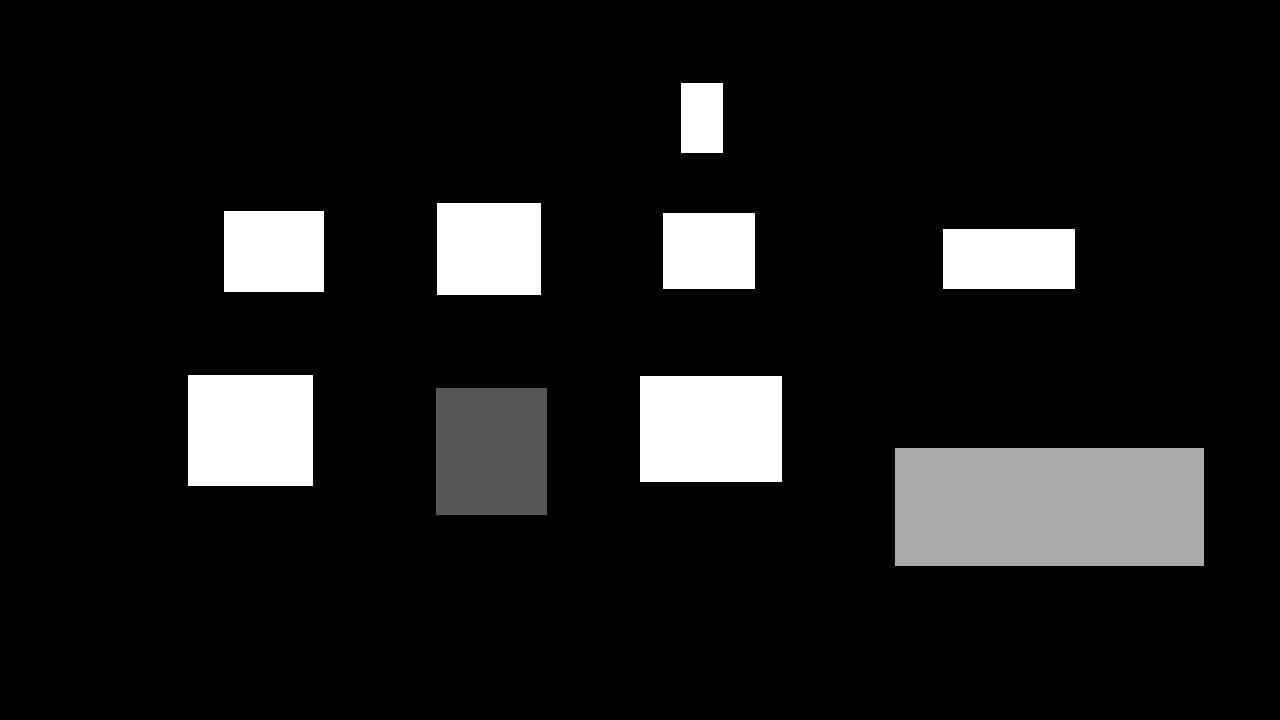
#> input picture seg_data/only_seg/gnd_truth/10_gt.png, 1280 x 720 px; its folder holds 4 pictures in this run
$ python miou.py
#> lines starting #> are read from the running program, lines starting #| are printed output that depends on the picture; after the words box and inside, x2 and y2 are one past the last pixel; in counts of white or black regions, pixels touching at a corner belong together; pictures that were not available may be replaced by others from this repository, and a replacement may not be noted
#> further down, label_mask is the input picture: shape (720, 1280); min 0, max 3, mean 0.304
import os
import shutil
import glob
import cv2
import numpy as np


def calculate_iou(gt_mask, pred_mask):
    intersection = np.logical_and(gt_mask, pred_mask)
    union = np.logical_or(gt_mask, pred_mask)
    if np.sum(union)==0:
        return 0
    iou = np.sum(intersection) / np.sum(union)
    return iou

def calculate_miou(gt_masks, pred_masks, num_classes):
#> called with num_classes = 4
    miou_sum = 0.0
    num_images = len(gt_masks)
#> num_images = 1
    for i in range(num_images):
        gt_image_masks = gt_masks[i]
        pred_image_masks = pred_masks[i]
        iou_sum = 0.0
        for class_id in range(num_classes):
            gt_class_mask = (gt_image_masks == class_id).astype(np.uint8)
            pred_class_mask = (pred_image_masks == class_id).astype(np.uint8)
            iou = calculate_iou(gt_class_mask, pred_class_mask)
            iou_sum += iou
        miou_sum += iou_sum / len(list(np.unique(gt_image_masks)))
#> this loop made 1 pass
#> miou_sum on pass 1: 1
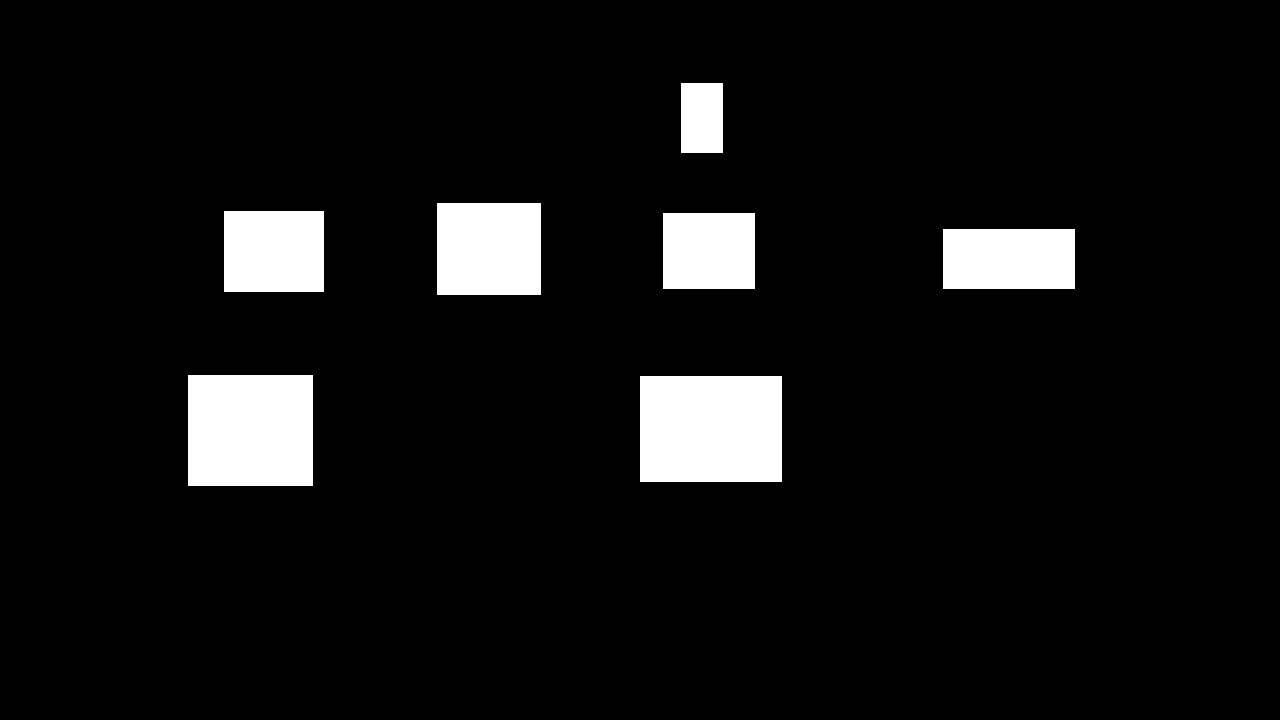
#> gt_class_mask: shape (720, 1280); values 0 (black) and 1 (white), 7% white; 7 white regions, largest, box (x1, y1, x2, y2) and area: (640, 376, 782, 482) 15052, (188, 375, 313, 486) 13875, (437, 203, 541, 295) 9568
#> after the loop, miou_sum = 1
    miou = miou_sum / num_images
#> miou = 1
    return miou


gt_masks = []
pred_masks = []
files = os.listdir('seg_data/only_seg/images/')
for file in files:
    fl_pred = file.replace('.jpg','_pred.png')
    fl_gnd = file.replace(".jpg","_gt.png")
    label_file = f"seg_data/only_seg/gnd_truth/{fl_gnd}"
    pred_file = f"seg_data/only_seg/pred/{fl_pred}"
    label_mask = cv2.imread(label_file,cv2.IMREAD_GRAYSCALE)
    pred_mask = cv2.imread(pred_file,cv2.IMREAD_GRAYSCALE)
    # pred_mask[pred_mask == 1] = 4
    # # Replace twos with ones
    # pred_mask[pred_mask == 2] = 1
    # # Replace threes (originally ones) with twos
    # pred_mask[pred_mask == 3] = 2
    # # Replace temporary value 4 with threes
    # pred_mask[pred_mask == 4] = 3

    gt_masks.append(label_mask)
    pred_masks.append(pred_mask)
    # break


num_classes = 4

miou = calculate_miou(gt_masks, pred_masks, num_classes)
#> miou = 1
print("mIoU:", miou)
#| mIoU: 1.0

$ run again, on seg_data/only_seg/gnd_truth/19_gt.png
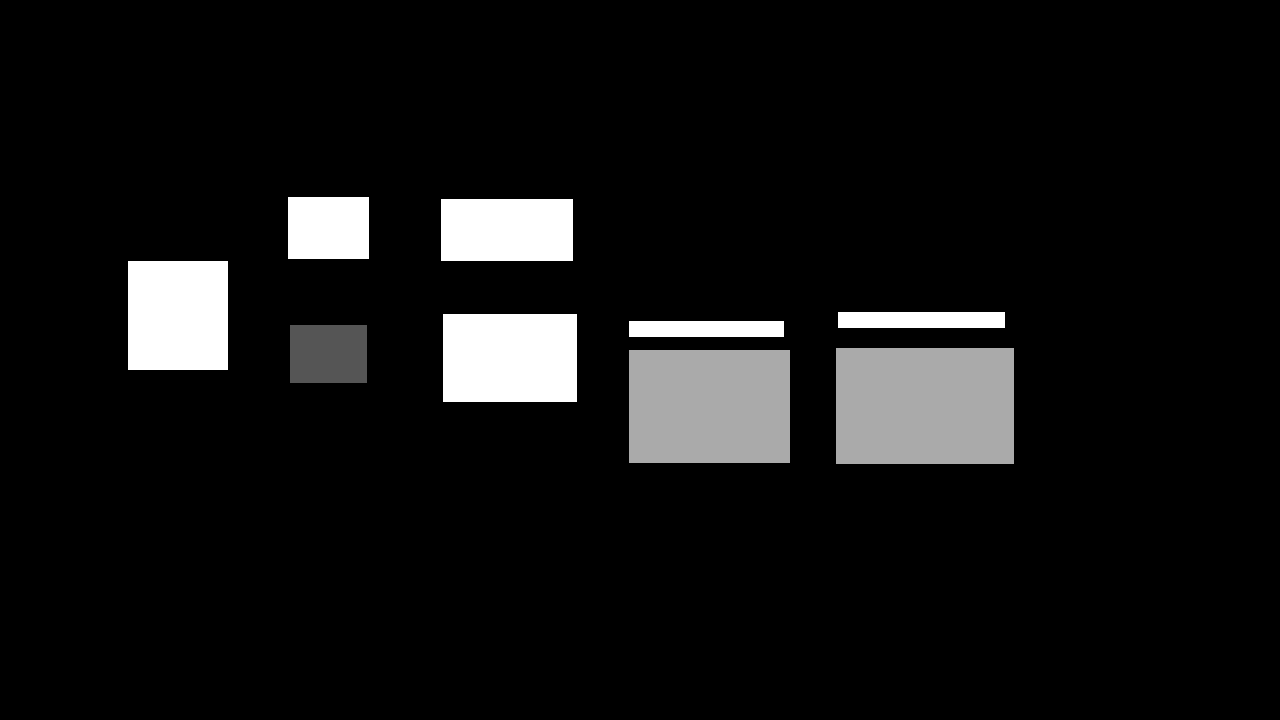
#> input picture seg_data/only_seg/gnd_truth/19_gt.png, 1280 x 720 px
#> label_mask is the input picture: shape (720, 1280); min 0, max 3, mean 0.223
#> num_images = 1
#> the loop in calculate_miou, `for i in range(num_images):` made 1 pass
#> miou_sum on pass 1: 1
#> after the loop in calculate_miou, `for i in range(num_images):`:
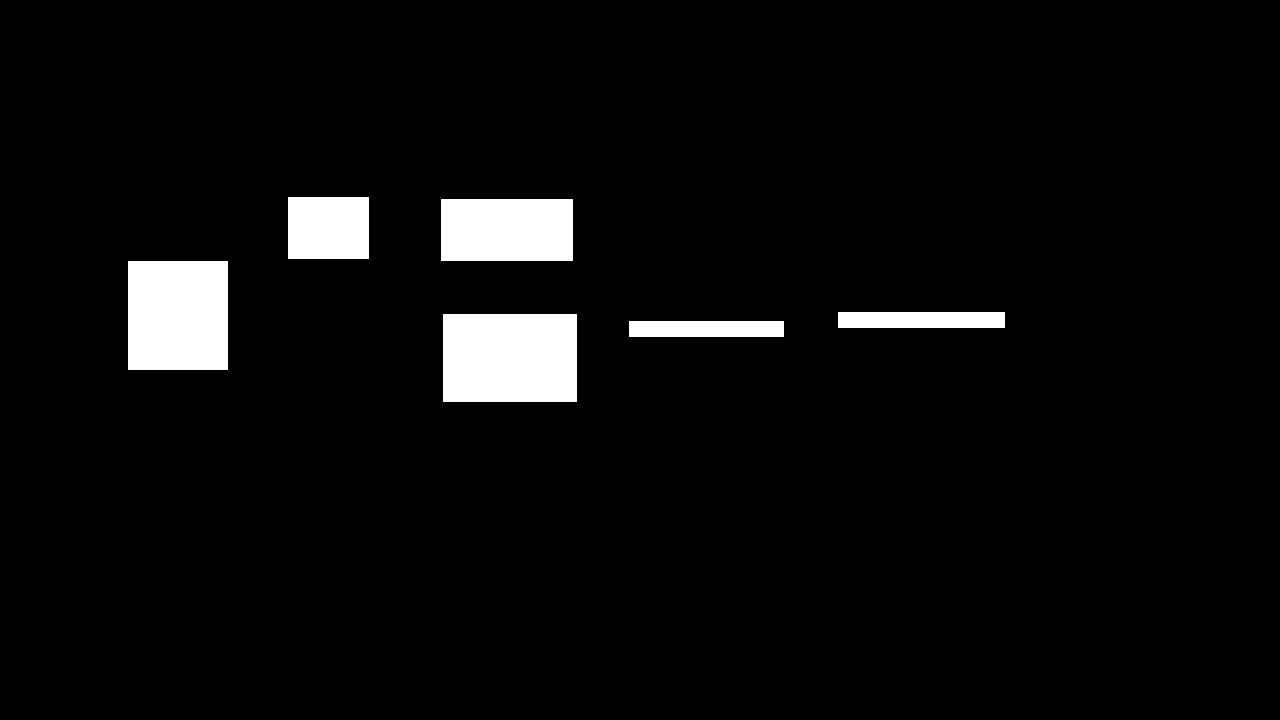
#> gt_class_mask: shape (720, 1280); values 0 (black) and 1 (white), 4.5% white; 6 white regions, box (x1, y1, x2, y2) and area: (443, 314, 577, 402) 11792, (128, 261, 228, 370) 10900, (441, 199, 573, 261) 8184, (288, 197, 369, 259) 5022, (838, 312, 1005, 328) 2672, (629, 321, 784, 337) 2480
#| mIoU: 1.0

$ run again, on seg_data/only_seg/gnd_truth/1_gt.png
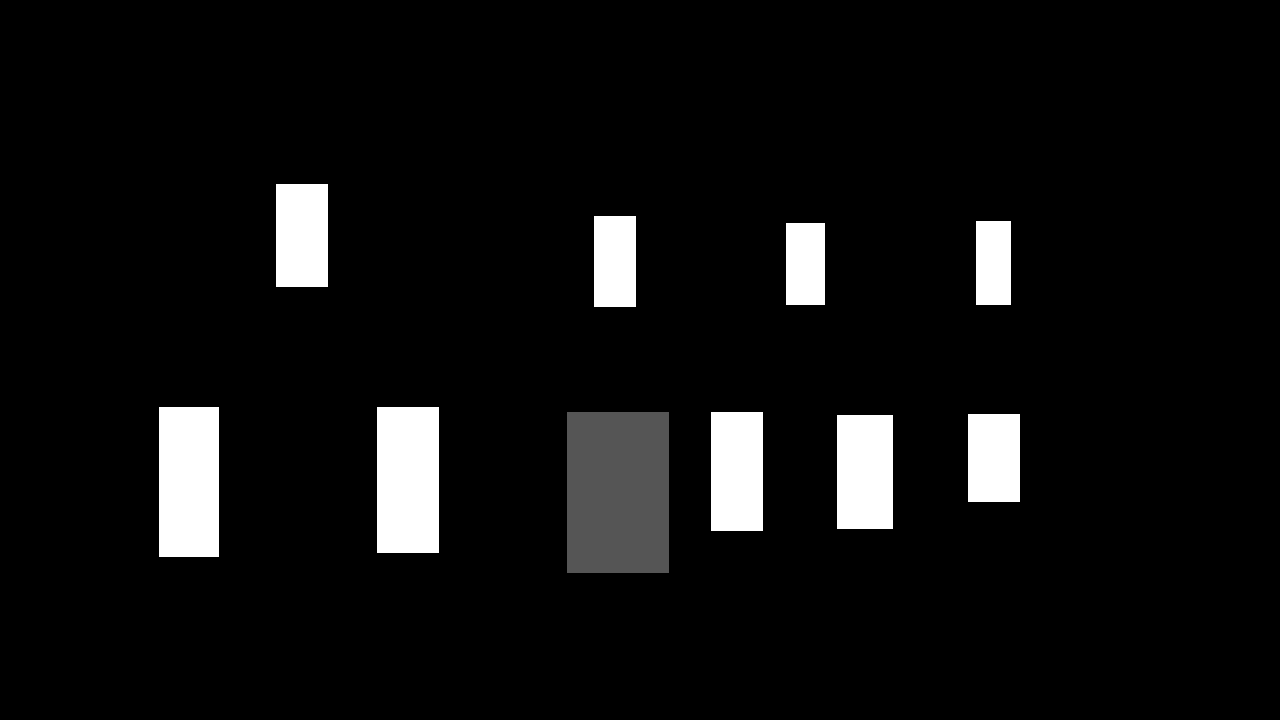
#> input picture seg_data/only_seg/gnd_truth/1_gt.png, 1280 x 720 px
#> label_mask is the input picture: shape (720, 1280); min 0, max 3, mean 0.182
#> num_images = 1
#> the loop in calculate_miou, `for i in range(num_images):` made 1 pass
#> miou_sum on pass 1: 1
#> after the loop in calculate_miou, `for i in range(num_images):`:
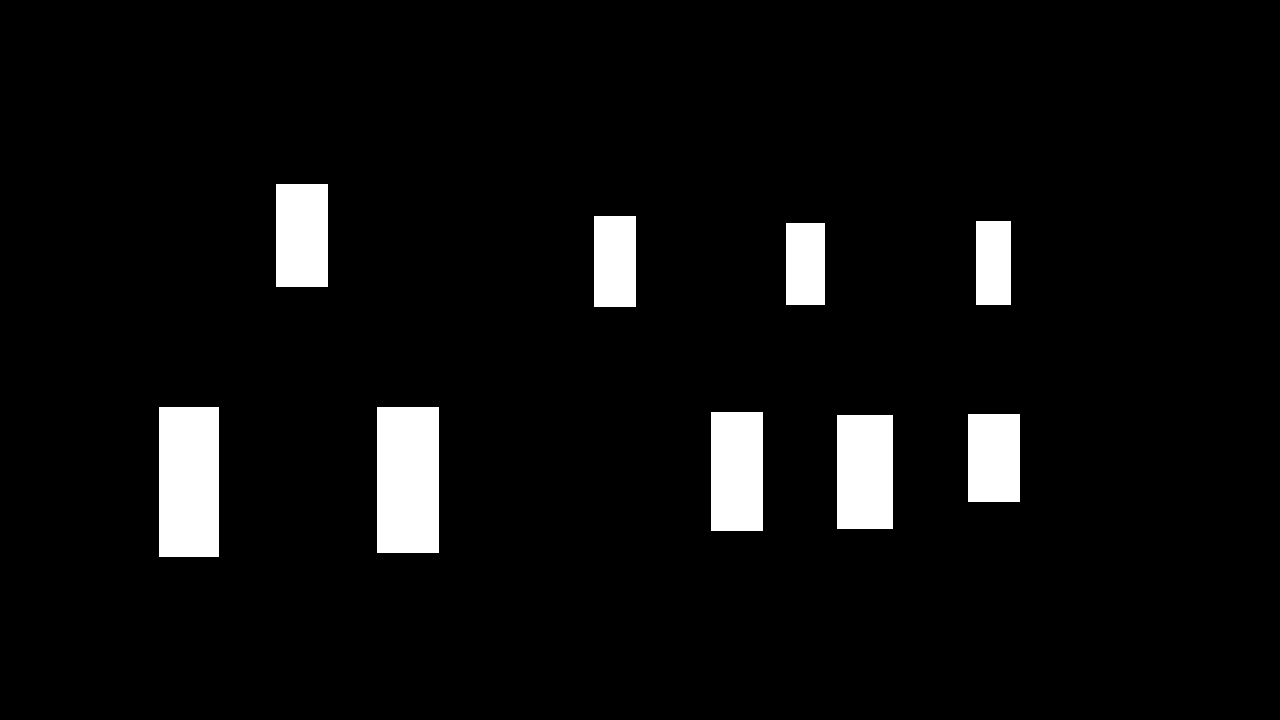
#> gt_class_mask: shape (720, 1280); values 0 (black) and 1 (white), 5.5% white; 9 white regions, largest, box (x1, y1, x2, y2) and area: (377, 407, 439, 553) 9052, (159, 407, 219, 557) 9000, (837, 415, 893, 529) 6384
#| mIoU: 1.0

$ run again, on seg_data/only_seg/gnd_truth/21_gt.png
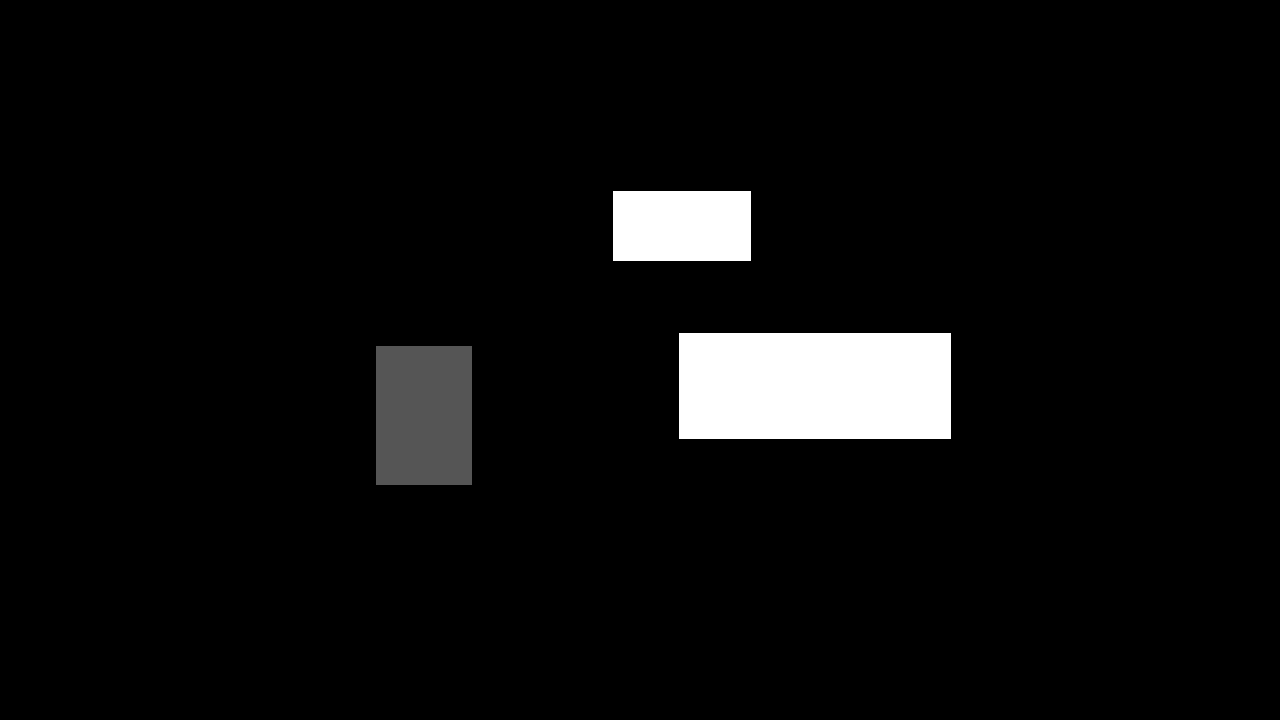
#> input picture seg_data/only_seg/gnd_truth/21_gt.png, 1280 x 720 px
#> label_mask is the input picture: shape (720, 1280); min 0, max 3, mean 0.14
#> num_images = 1
#> the loop in calculate_miou, `for i in range(num_images):` made 1 pass
#> miou_sum on pass 1: 1
#> after the loop in calculate_miou, `for i in range(num_images):`:
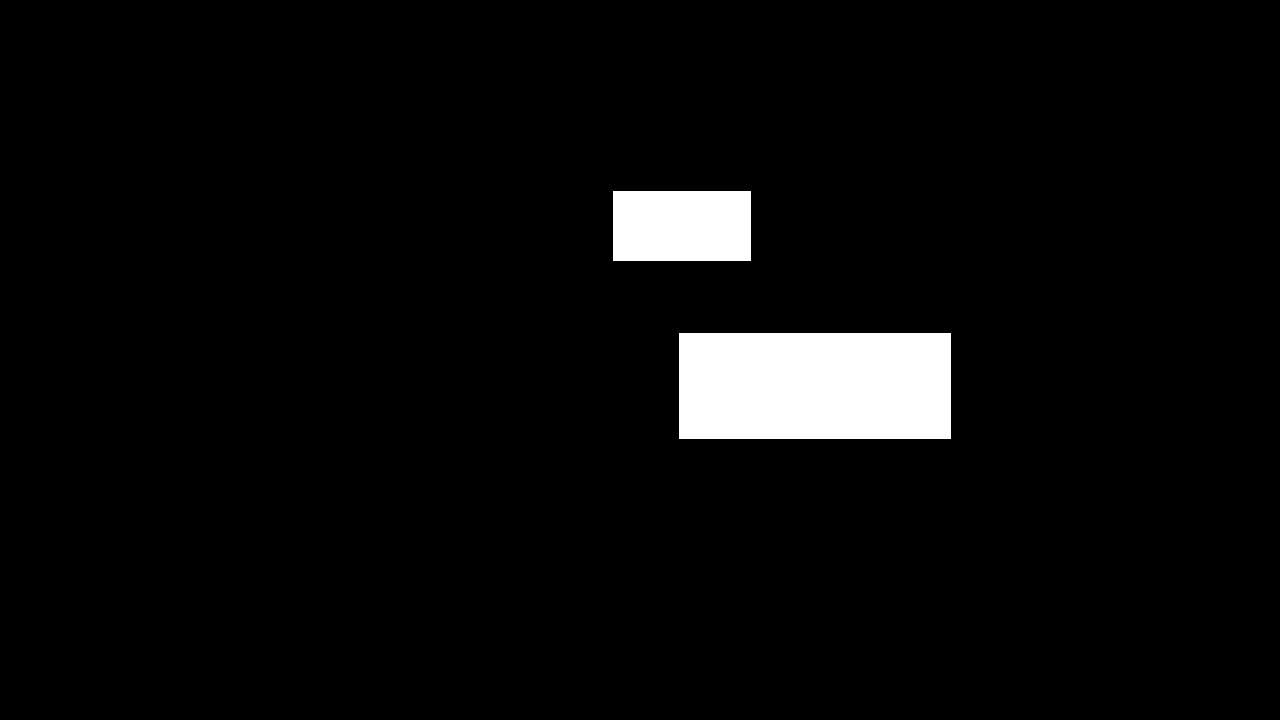
#> gt_class_mask: shape (720, 1280); values 0 (black) and 1 (white), 4.2% white; 2 white regions, box (x1, y1, x2, y2) and area: (679, 333, 951, 439) 28832, (613, 191, 751, 261) 9660
#| mIoU: 1.0
